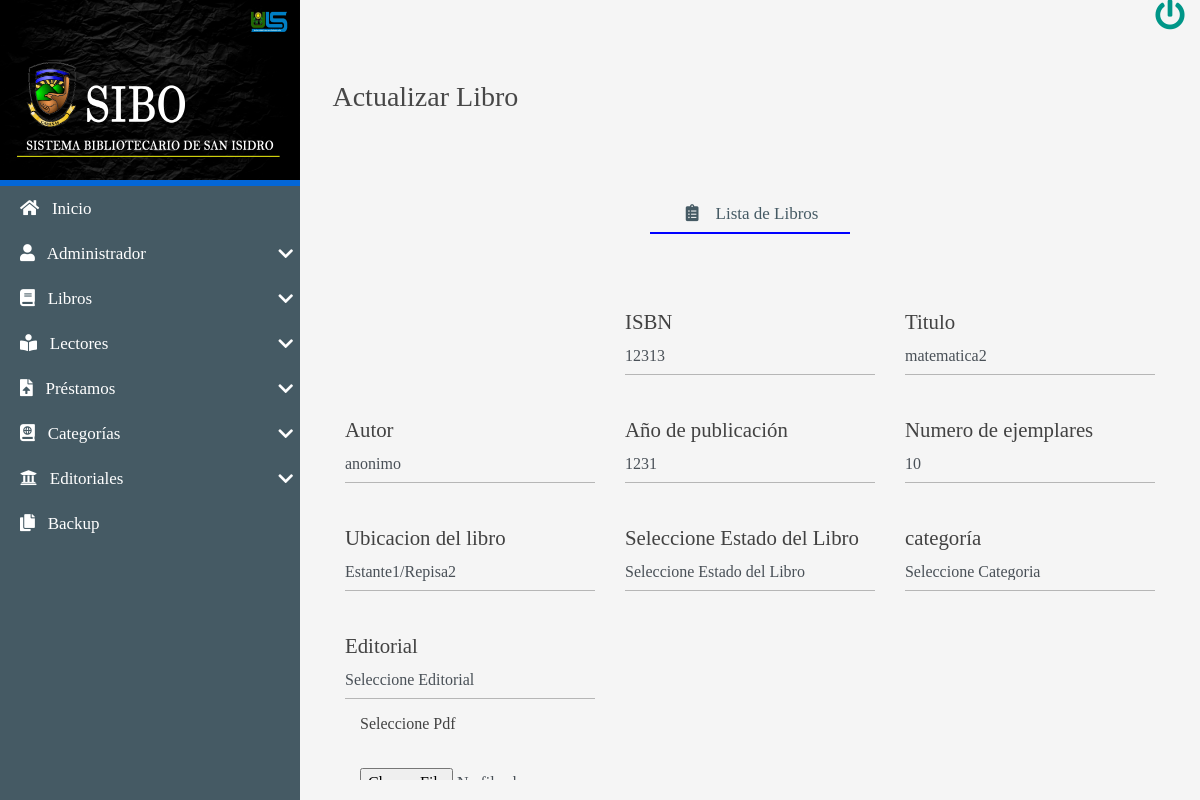
Page /CRUD/UPDATE/Update-book.php?id=11 (signed in) on the committed database.
### tables this page shows
CREATE TABLE `libros` (
  `idLibro` int(8) NOT NULL AUTO_INCREMENT,
  `isbn` varchar(20) DEFAULT NULL,
  `titulo` varchar(250) NOT NULL,
  `autor` varchar(250) NOT NULL,
  `anioPublicacion` varchar(4) DEFAULT NULL,
  `numEjemplares` int(8) NOT NULL,
  `ubicacion` varchar(25) NOT NULL,
  `estado_libro` varchar(15) NOT NULL,
  `idCategoriaLibro` int(8) NOT NULL,
  `idEditorialLibro` int(8) NOT NULL,
  `idAdminLibro` int(8) NOT NULL,
  `archivo` text NOT NULL,
  `estatus` int(1) NOT NULL DEFAULT 1,
  PRIMARY KEY (`idLibro`),
  KEY `idCategoriaLibro` (`idCategoriaLibro`),
  KEY `idEditorialLibro` (`idEditorialLibro`),
  KEY `idAdminLibro` (`idAdminLibro`),
  CONSTRAINT `libros_ibfk_2` FOREIGN KEY (`idEditorialLibro`) REFERENCES `editoriales` (`idEditorial`) ON DELETE CASCADE ON UPDATE CASCADE,
  CONSTRAINT `libros_ibfk_3` FOREIGN KEY (`idCategoriaLibro`) REFERENCES `categorias` (`idCategoria`) ON DELETE CASCADE ON UPDATE CASCADE
);

### CRUD/UPDATE/Update-book.php (the view, shortened to what this page needs)
<?php
include'../../BD/conexionBD.php';
$iduser=$_REQUEST['id'];
$sql=mysqli_query($mysqli,"SELECT * FROM libros  where idLibro=$iduser");
$result_sql=mysqli_num_rows($sql);
if ($result_sql==0) {
   header('Location:../READ/ListaLibro.php');
}else{
    while ($data=mysqli_fetch_array($sql)) {
        $isbnl=$data['isbn'];
    	$titulol=$data['titulo'];
    	$autorl=$data['autor'];
    	$publicacionl=$data['anioPublicacion'];
    	$ejemplaresl=$data['numEjemplares'];
    	$ubicacionl=$data['ubicacion'];
    }
}
 ?>
<html lang="es">
<head>
	<?php
	include'../../INCLUDES/link2.php';
	?>
</head>
<body>
	<main class="full-box main-container">
		<section class="full-box nav-lateral">
            <div class="full-box nav-lateral-content">
                                  <img src="../../assets/img/LOGO.png" height="180px" width="300px">
                <div class="full-box nav-lateral-bar"></div>
            <div class="full-box nav-lateral-bar"></div>
                <nav class="full-box nav-lateral-menu">
                      <ul>
                        <li>
                        <a href="../../system/index.php"><i class="fas fa-home"></i>
                        &nbsp; Inicio</a>
                        </li>
                    <?php
                    if ($_SESSION['rol'] <2) {
                        ?>
                            <li>
                            <a href="#" class="nav-btn-submenu"><i class="fas fa-user"></i>
                            &nbsp; Administrador <i class="fas fa-chevron-down"></i></a>
                        </li>
                     <?php } ?>
                        <li>
                            <a href="#" class="nav-btn-submenu"><i class="fas fa-book"></i>
                            &nbsp; Libros <i class="fas fa-chevron-down"></i></a>
                        </li>
                         <?php
                    if ($_SESSION['rol'] <=2) {
                        ?>
                    <li>
                            <a href="#" class="nav-btn-submenu"><i class="fas fa-book-reader"></i>
                             &nbsp; Lectores <i class="fas fa-chevron-down"></i></a>
                        </li>
                        <li>
                            <a href="#" class="nav-btn-submenu"><i class="fas fa-file-upload"></i>
                               &nbsp; Préstamos <i class="fas fa-chevron-down"></i></a>
                        </li>
                         <?php } ?>
                        <li>
                            <a href="#" class="nav-btn-submenu"><i class="fas fa-atlas"></i>
                             &nbsp; Categorías <i class="fas fa-chevron-down"></i></a>
                        </li>
                        <li>
                            <a href="#" class="nav-btn-submenu"><i class="fas fa-university"></i>
                             &nbsp; Editoriales <i class="fas fa-chevron-down"></i></a>
                        </li>
                         <?php
                    if ($_SESSION['rol'] <2) {
                        ?>
                     <li>
                        <a href="../../backupDB/descarga.php"><i class="fas fa-copy"></i>
                        &nbsp; Backup</a>
                        </li>
                         <?php } ?>
                    </ul>
                </nav>
            </div>
        </section>
		<section class="full-box page-content">
			<nav class="full-box navbar-info">
				<a href="../../system/salir.php" class="btn-exit">
					<i class="fas fa-power-off"></i>
				</a>
			</nav>
			<div class="full-box page-header">
				<h3 class="text-left">
					 &nbsp; Actualizar Libro
				</h3>
			</div>
			<div class="container-fluid">
				<ul class="full-box list-unstyled page-nav-tabs">
					<li>
						<a href="../READ/ListaLibro.php" style="border-color: blue;"><i class="fas fa-clipboard-list fa-fw"></i> &nbsp; Lista de Libros</a>
					</li>
				</ul>
			</div>
			<div class="container-fluid">
				 <form action="" class="form-neon needs-validation" method="POST" enctype="multipart/form-data">
                    <fieldset>
                        <div class="container-fluid">
                            <div class="row">
                            	<div class="col-12 col-md-4">
								</div>
                                <div class="col-12 col-md-4">
                                    <div class="form-group">
                                        <label for="isbn" class="bmd-label text-dark">ISBN</label><br>
                                        <input type="text" pattern="[a-zA-Z0-9-]{1,45}" class="form-control" name="isbn" id="isbn" value="<?php echo $isbnl; ?>"  >
                                    </div>
                                </div>
                                <div class="col-12 col-md-4">
                                    <div class="form-group">
                                        <label for="titulo" class="bmd-label text-dark">Titulo</label><br>
                                        <input required type="text" class="form-control" name="titulo" id="titulo" value="<?php echo $titulol; ?>" >
                                    </div>
                                </div>
                                <div class="col-12 col-md-4">
                                    <div class="form-group">
                                        <label for="autor" class="bmd-label text-dark">Autor</label><br>
                                        <input required type="text" class="form-control" name="autor" id="autor" value="<?php echo $autorl; ?>" >
                                    </div>
                                </div>
                                <div class="col-12 col-md-4">
                                    <div class="form-group">
                                        <label for="anioPublicacion" class="bmd-label text-dark">Año de publicación</label><br>
                                        <input type="num" pattern="[0-9]{1,9}" class="form-control" name="anioPublicacion" id="anioPublicacion" value="<?php echo $publicacionl; ?>"  >
                                    </div>
                                </div>
                                <div class="col-12 col-md-4">
                                    <div class="form-group">
                                        <label for="numEjemplares" class="bmd-label text-dark">Numero de ejemplares</label><br>
                                        <input required type="num" pattern="[0-9]{1,9}" class="form-control" name="numEjemplares" id="numEjemplares" value="<?php echo $ejemplaresl; ?>" >
                                    </div>
                                </div>
                                <br>
                                <div class="col-12 col-md-4">
                                    <div class="form-group">
                                        <label for="autor" class="bmd-label text-dark">Ubicacion del libro</label><br>
                                        <input required type="text" class="form-control" name="ubicacion" id="ubicacion" value="<?php echo $ubicacionl; ?>" >
                                    </div>
                                </div>
                                <div class="col-12 col-md-4">
                                <div class="form-group">
                                    <label for="numEjemplares" class="bmd-label text-dark">Seleccione Estado del Libro</label><br>
                                        <select pattern="[a-zA-ZáéíóúÁÉÍÓÚñÑ ]{1,35}" class="form-control" name="estado" required>
                                            <option value="" disabled="" selected="">Seleccione Estado del Libro</option>
                                        </select>
                                    </div>
                                </div>
                                <div class="col-12 col-md-4">
                                    <div class="form-group">
                                        <label for="idCategoriaLibro" class="bmd-label text-dark">categoría</label><br>
                                        <select  class="form-control" name="idCategoriaLibro" id="idCategoriaLibro" required>
                                           <option value="" disabled="" selected="">Seleccione Categoria</option>
                                        </select>
                                    </div>
                                </div>
                                <br>
                                <div class="col-12 col-md-4">
                                    <div class="form-group">
                                        <label for="idEditorialLibro" class="bmd-label text-dark">Editorial</label><br>
                                        <select type="num" class="form-control" name="idEditorialLibro" id="idEditorialLibro" required>
                                            <option value="" disabled="" selected="">Seleccione Editorial</option>
                                        </select>
                                    </div>
                                      <div class="col-12 col-md-12">
                                    <div class="form-group">
                                        <label for="pfd" class="bmd-label text-dark">Seleccione Pdf</label><br><br>
                                        <input type="file" class="form-control" name="pdf">
                                    </div>
                                </div>
                                </div>
                            </div>
                    </fieldset>
                </form>
			</div>
		</section>
	</main>
</body>
</html>

### css/all.css (style rules this page uses)
.fa, .fas, .far, .fal, .fab { -moz-osx-font-smoothing: grayscale; -webkit-font-smoothing: antialiased; display: inline-block; font-style: normal; font-variant: normal; text-rendering: auto; line-height: 1; }
.fa-fw { text-align: center; width: 1.25em; }
.fa-atlas:before { content: "\f558"; }
.fa-book:before { content: "\f02d"; }
.fa-book-reader:before { content: "\f5da"; }
.fa-chevron-down:before { content: "\f078"; }
.fa-clipboard-list:before { content: "\f46d"; }
.fa-copy:before { content: "\f0c5"; }
.fa-file-upload:before { content: "\f574"; }
.fa-home:before { content: "\f015"; }
.fa-power-off:before { content: "\f011"; }
.fa-university:before { content: "\f19c"; }
.fa-user:before { content: "\f007"; }
.fa, .fas { font-family: 'Font Awesome 5 Free'; font-weight: 900; }

### css/style.css (style rules this page uses)
:root { --color-one: #F5F5F5; --color-two: #24292E; --color-three: #687279; --color-three: #0366D6; --form-color: #14111A; --accent-color: #3f4340; --accent-color: #455A64; --border-color: #a2e8c5; }
body,html { font-family: 'roboto_condensed_light'; width: 100vw; height: 100vh; background-color: var(--color-one); color: rgba(0, 0, 0, 0.71); font-size: 16px; }
.full-box { margin: 0; padding: 0; box-sizing: border-box; width: 100%; }
.form-neon { padding: 15px; }
.page-header { padding: 30px 20px 60px 20px; }
.page-header > :nth-child(1) { padding-bottom: 7px; }
.page-nav-tabs { display: flex; justify-content: center; flex-wrap: wrap; margin-bottom: 30px; }
.page-nav-tabs li, .page-nav-tabs li a { height: 40px; line-height: 40px; }
.page-nav-tabs li { margin: 5px 20px; }
.page-nav-tabs li a { color: var(--accent-color); font-size: 17px; min-width: 200px; width: auto; display: block; text-align: center; user-select: none; transition: all .2s ease-in-out; border-bottom: 2px solid transparent; }
.main-container { height: 100%; position: absolute; top: 0; left: 0; overflow: hidden; }
.page-content, .nav-lateral { height: 100%; overflow: hidden; }
.page-content { position: relative; padding-left: 300px; transition: all .2s ease-in-out; padding-bottom: 20px; }
.nav-lateral { width: 300px; position: absolute; top: 0; left: 0; z-index: 1; transition: all .2s ease-in-out; background-position: center center; background-size: cover; }
.nav-lateral-content { max-width: 300px; height: 100%; background-color: #455A64; }
.nav-lateral-bar { height: 3px; background-color: var(--color-three); }
.nav-lateral-menu { height: auto; }
.nav-lateral-menu ul { margin: 0; padding: 0; list-style: none; }
.nav-lateral-menu ul li { width: 100%; height: auto; }
.nav-lateral-menu ul li a { display: block; width: 100%; height: 45px; line-height: 45px; text-decoration: none; color: #FFF; font-size: 17px; box-sizing: border-box; padding-left: 20px; transition: all .2s ease-in-out; }
.nav-lateral-menu .fa-chevron-down, .nav-lateral-menu .fa-chevron-up { float: right; height: 45px; line-height: 45px; margin-right: 7px; transition: all .2s ease-in-out; }
.navbar-info { height: 50px; text-align: right; padding-right: 10px; color: aliceblue; }
.navbar-info a { height: 50px; min-width: 40px; text-align: center; line-height: 50px; display: inline-block; transition: all .2s ease-out; user-select: none; font-size: 30px; }

### rows in the picture
libros: isbn "12313", titulo "matematica2", autor "anonimo", anioPublicacion "1231", numEjemplares "10", ubicacion "Estante1/Repisa2"
